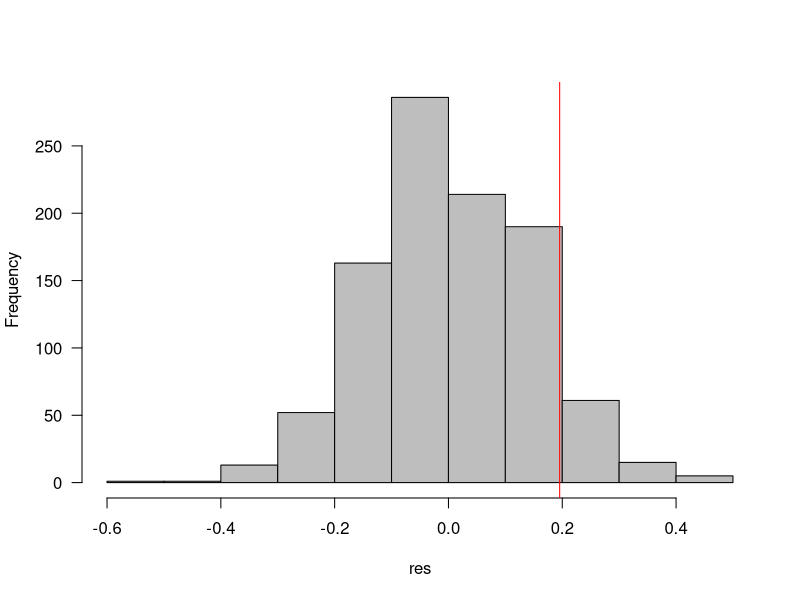
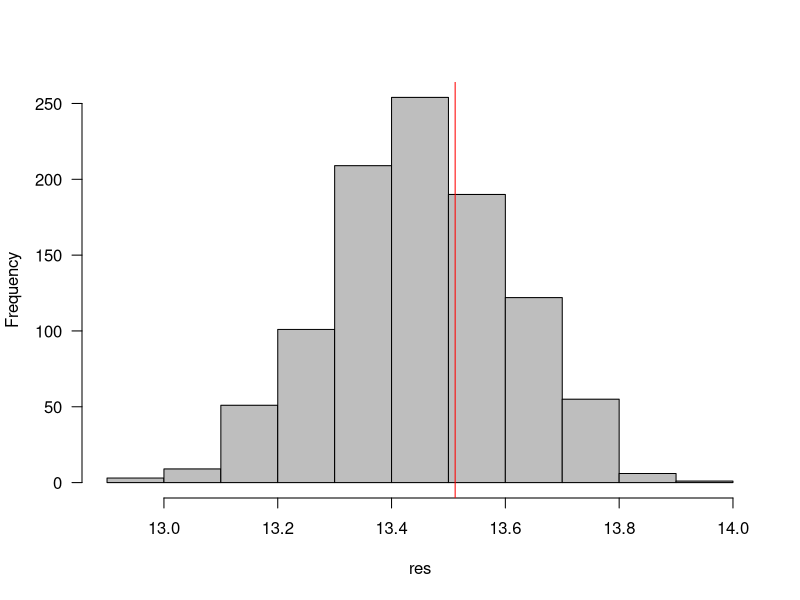

The R source for these figures, in order:
library(tidyverse)

data <- read_csv(file="Morph_Data.csv")

colnames(data)[1] <- "Age"

set.seed(101)
nsim <- 1000

res <- numeric(nsim)
for (i in 1:nsim) {
  perm <- sample(nrow(data))
  bdat <- transform(data,Age=Age[perm])
  res[i] <- mean(bdat$Length)-mean(bdat[bdat$Age==0,"Length"])
}
obs <- mean(bdat$Length)-mean(bdat[bdat$Age==0,"Length"])
res <- c(res,obs)

hist(res,col="gray",las=1,main="")
abline(v=obs,col="red")

### hypothesis: Age has a significant impact on size
### permutation: scrambled the ages, tried to see if it affected anything
### test statistic: total mean - group mean (can only get 1 treatment at a time)

## I am scrambling all of the ages, so technically I am still testing for the effect of age... but the test statistic only looks at the difference between the most "extreme" treatment group and the total mean

### Does it even make sense to do a permutation with multiple treatment groups? 

set.seed(101)
nsim <- 1000

res <- numeric(nsim)
for (i in 1:nsim) {
  perm <- sample(nrow(data))
  bdat <- transform(data,Treatment=Treatment[perm])
  res[i] <- mean(bdat[bdat$Treatment==2,"Length"])-mean(bdat$Length)/sd(bdat$Length)/sqrt(210)
}
obs <- mean(bdat[bdat$Treatment==2,"Length"])-mean(bdat$Length)/sd(bdat$Length)/sqrt(210)
res <- c(res,obs)

hist(res,col="gray",las=1,main="")
abline(v=obs,col="red")

### Hypothesis (main): Treatment group has significant affect on length 
### Permutation: scrambled the treatment groups
### Test Statistic: tried to use the T-test statistic 


### Attempting to find a better "test statistic" to use for the permutation, and it is very confusing for me.
### Tried using the T-test statistic, but running into the same problem with the code...
### the part where I have to specify which treatment mean I am using is confusing to me, how can I include multiple treatment means?
### the permutation works, but I am pretty confident it is not testing what I want it to, because I am not including the other groups

## I tried a few different ways, but this is definitely a roadblock since the examples in class were very simple compared to this
## I think I would need the permutation to spit out the means of all three treatments into a separate table, and analyze them in a separate step
## That way instead of getting a distribution of "test statistics" I would get 3 different mean distributions
